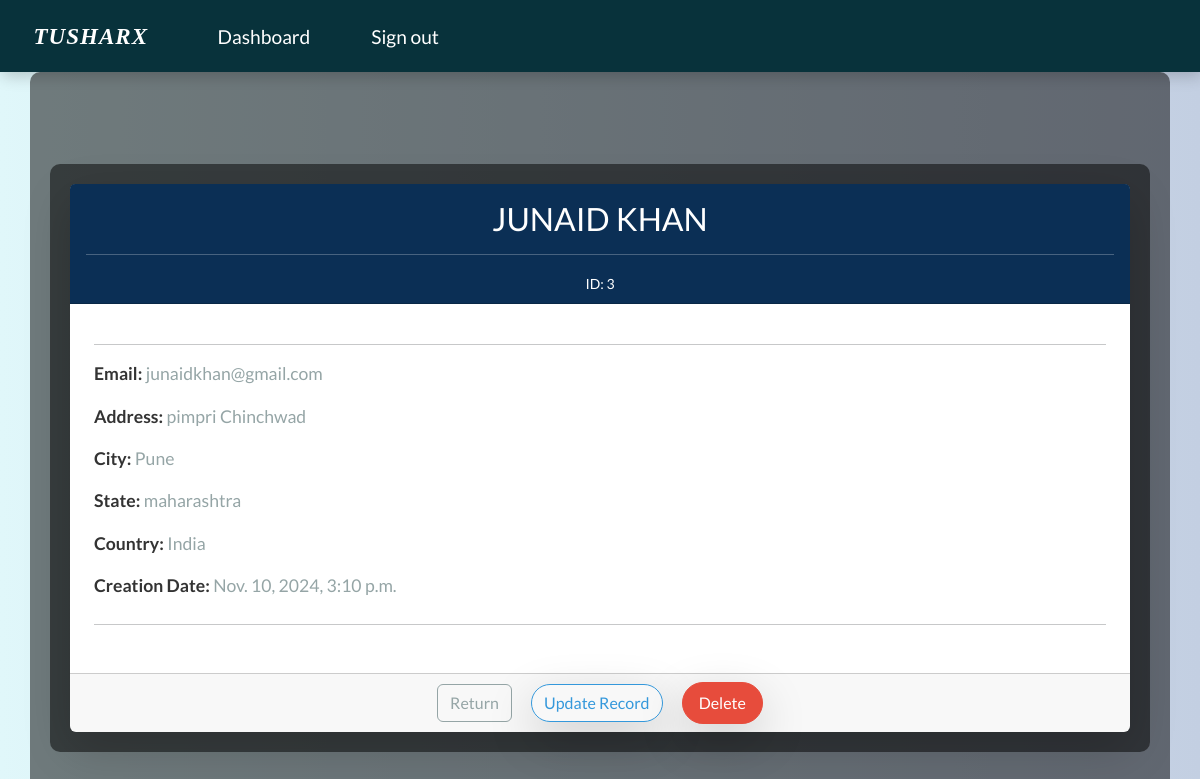
Screenshot of /record/3 (signed in) with the database file from the repository.
### webapp/models.py (models this page shows, shortened)
class Record(models.Model):
    creation_date = models.DateTimeField(auto_now_add=True)
    first_name = models.CharField(max_length=100)
    last_name = models.CharField(max_length=100)
    email = models.CharField(max_length=225)
    address = models.CharField(max_length=20)
    city = models.CharField(max_length=225)
    state = models.CharField(max_length=200)
    country = models.CharField(max_length=125)

### webapp/views.py (the view)
# urls.py: path('record/<int:pk>',views.singular_record,name='singular_record'),
@login_required(login_url='my-login')
def singular_record(request, pk):
    all_records = Record.objects.get(id=pk)
    context = {'record':all_records}
    return render(request, 'webapp/view-record.html', context=context)

### webapp/templates/webapp/view-record.html (shortened to what this page needs)
{% extends 'webapp/base.html' %}
{% block content %}
<div class="container my-5">
    <div class="card shadow-lg border-0 rounded">
        <div class="card-header">
            <h3 class="my-2">{{ record.first_name|upper }} {{ record.last_name|upper }}</h3>
            <hr>
            <small>ID: {{ record.id }}</small>
        </div>
        <div class="card-body p-4">
            <hr class="my-3">
            <p><strong>Email:</strong> <span class="text-secondary">{{ record.email }}</span></p>
            <p><strong>Address:</strong> <span class="text-secondary">{{ record.address }}</span></p>
            <p><strong>City:</strong> <span class="text-secondary">{{ record.city }}</span></p>
            <p><strong>State:</strong> <span class="text-secondary">{{ record.state }}</span></p>
            <p><strong>Country:</strong> <span class="text-secondary">{{ record.country }}</span></p>
            <p><strong>Creation Date:</strong> <span class="text-secondary">{{ record.creation_date }}</span></p>
            <hr class="my-4">
        </div>
        <div class="card-footer text-center">
            <a href="{% url 'dashboard' %}" class="btn btn-outline-secondary mx-2">
                 Return
            </a>
            <a href="{% url 'update-record' record.id %}" class="btn btn-outline-info rounded-pill shadow-lg mx-2">
                 Update Record
            </a>
            <a href="{% url 'delete-record' record.id %}" class="btn btn-danger text-white mx-2 px-3 py-2 rounded-pill shadow-lg">
                 Delete
            </a>
        </div>
    </div>
</div>
{% endblock %}

### webapp/templates/webapp/view-record.html (style rules this page uses)
body { background: linear-gradient(to right, #e0f7fa, #c3cfe2); }
.card { animation: fadeInUp 1s ease; box-shadow: 20px 40px 5px rgba(0, 0, 0, 0.15); border-radius: 15px; }
.card-header { background-color: #0b2f55; color: white; text-align: center; border-top-left-radius: 15px; border-top-right-radius: 15px; animation: fadeInDown 1s ease; }
.card-body p { font-size: 1.1rem; color: #333; animation: fadeIn 1s ease; }
.btn { transition: all 0.3s ease; }

### rows the page displays
Record: first_name "JUNAID", last_name "KHAN", id "3", email "junaidkhan@gmail.com", address "pimpri Chinchwad", city "Pune", state "maharashtra", country "India", creation_date "Nov. 10, 2024, 3:10 p.m."
